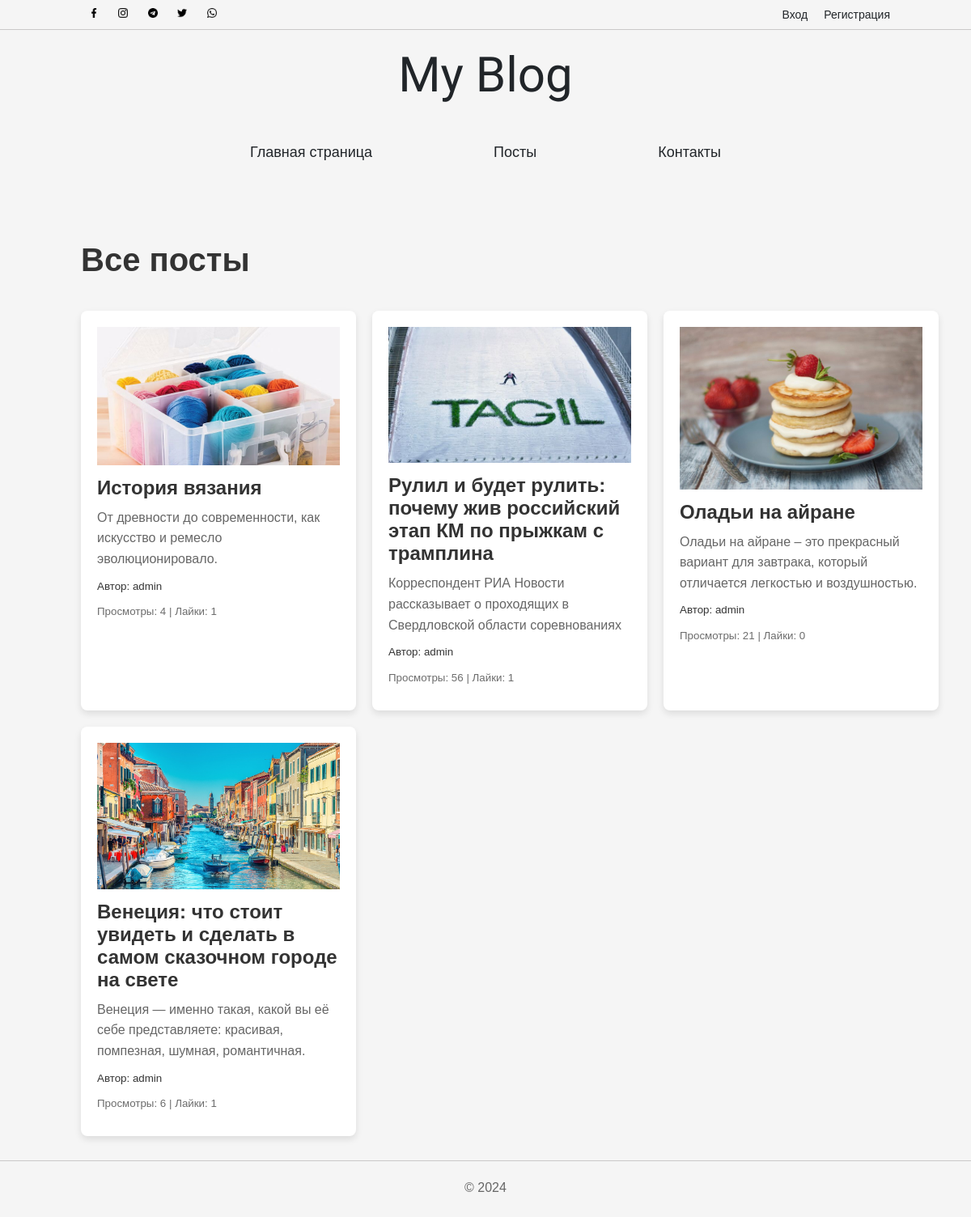
The app's page /blogs/ with its own data.
### myapp/models.py (models this page shows, shortened)
class Blog(models.Model):
    CATEGORY_CHOICES = [
        ("food", "Еда"),
        ("life", "Жизнь"),
        ("sport", "Спорт"),
        ("travel", "Путешествия"),
        ("hobby", "Хобби"),
        ("stars", "Звезды"),
    ]
    author = models.ForeignKey(User, on_delete=models.CASCADE)
    title = models.CharField(max_length=100)
    description = models.TextField(max_length=100)
    body = models.TextField()
    created_in = models.DateTimeField(auto_now_add=True)
    image = models.ImageField(upload_to="blog_images/", blank=True, null=True)
    category = models.CharField(max_length=10, choices=CATEGORY_CHOICES, default="life")
    likes = models.ManyToManyField(User, related_name="blog_likes", blank=True)
    views = models.PositiveIntegerField(default=0)
    objects = BlogManager()
    def total_likes(self):
        return self.likes.count()

### myapp/views.py (the view)
# urls.py: path("blogs/", views.blog_list, name="blog_list"),
def blog_list(request):
    blogs = Blog.objects.all().order_by("-created_in")
    return render(request, "myapp/blog_list.html", {"blogs": blogs})

### myapp/templates/myapp/blog_list.html
{% extends "myapp/base.html" %}
{% block content %}
    <h1>Все посты</h1>
    <div class="container">
        {% for blog in blogs %}
            <div class="post">
                {% if blog.image %}
                <img src="{{ blog.image.url }}" alt="{{ blog.title }}" style="width: 300px;">
                {% endif %}
                <h3><a href="{% url 'post_detail' blog.pk %}">{{ blog.title }}</a></h3>
                <p>{{ blog.description }}</p>
                <p class="author"><a href="{% url 'user_profile' blog.author.id %}">Автор: {{ blog.author }}</a></p>
                <p class="vl">Просмотры: {{ blog.views }} | Лайки: {{ blog.total_likes }}</p>
            </div>
        {% endfor %}
    </div>
{% endblock %}

### myapp/templates/myapp/base.html (shortened to what this page needs)
{% load static %}
<!DOCTYPE html>
<html>
<head>
    <link rel="stylesheet" type="text/css" href="{% static 'css/style.css' %}">
</head>
<body>
    <header>
        <nav class="navbar-top">
            <div class="top_social_bar">
                <a class="navbar-media" href="#"><img src="{% static 'images/facebook.png' %}" alt="logo"></a>
                <a class="navbar-media" href="#"><img src="{% static 'images/instagram.png' %}" alt="logo"></a>
                <a class="navbar-media" href="#"><img src="{% static 'images/telegram.png' %}" alt="logo"></a>
                <a class="navbar-media" href="#"><img src="{% static 'images/twitter.png' %}" alt="logo"></a>
                <a class="navbar-media" href="#"><img src="{% static 'images/whatsapp.png' %}" alt="logo"></a>
            </div>
            <div class="navbar-login">
                <ul>
                    {% if user.is_authenticated %}
                    <li><a class="navbar-link" href="{% url 'profile' %}">Моя страница</a></li>
                    <li>
                        <form action="{% url 'logout' %}" method="post">
                            {% csrf_token %}
                            <button class="logout-but" type="submit">Выйти</button>
                        </form>
                    </li>
                    {% else %}
                        <li><a class="navbar-link" href="{% url 'login' %}">Вход</a></li>
                        <li><a class="navbar-link" href="{% url 'register' %}">Регистрация</a></li>
                    {% endif %}
                </ul>
            </div>
        </nav>
        <div class="line"></div>
        <nav class="header-area">
            <div class="navbar-title"><a href="{% url 'home' %}">My Blog</a></div>
            <div class="navbar-menu">
                <ul>
                    <li><a class="navbar-menu-link" href="{% url 'home' %}">Главная страница</a></li>
                    <li class="category">
                        <a class="navbar-menu-link" href="{% url 'blog_list' %}">Посты</a>
                    </li>
                    <li><a class="navbar-menu-link" href="{% url 'contacts' %}">Контакты</a></li>
                </ul>
            </div>
        </nav>
    </header>
    <main>
        {% block content %}{% endblock %}
    </main>
    <footer>
        <div class="line"></div>
        <p class="copy">&copy; 2024 </p>
    </footer>
</body>
</html>

### myapp/static/css/style.css (style rules this page uses)
* { margin: 0; padding: 0; box-sizing: border-box; }
body { font-family: 'Arial', sans-serif; background-color: #f5f5f5; margin: 0; padding: 0; color: #212529; }
header { background-color: #f5f5f5; color: #212529; }
a { text-decoration: none; color: #212529; }
.navbar-top { display: flex; align-items: center; justify-content: space-between; margin:0 100px; }
.header-area { display: flex; align-items: center; justify-content: center; margin: 20px; flex-direction: column; }
.navbar-title { font-size: 60px; font-weight: 500px; font-family: 'Shadows Into Light Two', cursive; text-align: center; display: flex; }
.navbar-login { display: flex; align-items: center; }
.navbar-login ul { display: flex; list-style: none; gap: 20px; margin-left: auto; align-items: center; }
.navbar-link { font-size: 14px; transition: color 0.3s; }
.navbar-menu { align-items: center; margin: 50px; display: flex; position: relative; }
.navbar-menu ul { list-style: none; gap: 150px; margin-left: auto; align-items: center; display: flex; }
.navbar-menu-link { font-size: 18px; transition: color 0.3s; }
.category { position: relative; display: inline-block; }
main { max-width: 1000px; margin: 20px auto; min-height: 80vh; }
ul { list-style: none; }
main h1 { font-size: 2.5rem; color: #333; margin: 50px 0 40px 0; }
footer { text-align: center; padding: 10px 0; color: #212529; width: 100%; }
.copy { margin: 20px; }
.line { background-color: #cac8c8; height: 1px; width: 100%; }
.navbar-media img { height: 12px; margin: 10px; }
.container { display: grid; grid-template-columns: repeat(3, 1fr); gap: 20px; }
.post { background-color: #ffffff; border-radius: 8px; box-shadow: 0 4px 8px rgba(0, 0, 0, 0.1); padding: 20px; box-sizing: border-box; min-height: 400px; align-items: stretch; }
.post img { width: 100%; height: auto; }
h3 { font-size: 24px; margin: 10px 0; }
.post a { text-decoration: none; color: #333; transition: color 0.3s ease; }
p { line-height: 1.6; color: #666; margin: 10px 0; }
.author, .vl { font-size: smaller; color: #6c6c6c; }

### records on screen
Blog: image (picture), title "История вязания", description "От древности до современности, как искусство и ремесло эволюционировало.", author "admin", views "4", total_likes "1"
Blog: image (picture), title "Рулил и будет рулить: почему жив российский этап КМ по прыжкам с трамплина", description "Корреспондент РИА Новости рассказывает о проходящих в Свердловской области соревнованиях", author "admin", views "56", total_likes "1"
Blog: image (picture), title "Оладьи на айране", description "Оладьи на айране – это прекрасный вариант для завтрака, который отличается легкостью и воздушностью.", author "admin", views "21", total_likes "0"
Blog: image (picture), title "Венеция: что стоит увидеть и сделать в самом сказочном городе на свете", description "Венеция — именно такая, какой вы её себе представляете: красивая, помпезная, шумная, романтичная.", author "admin", views "6", total_likes "1"
